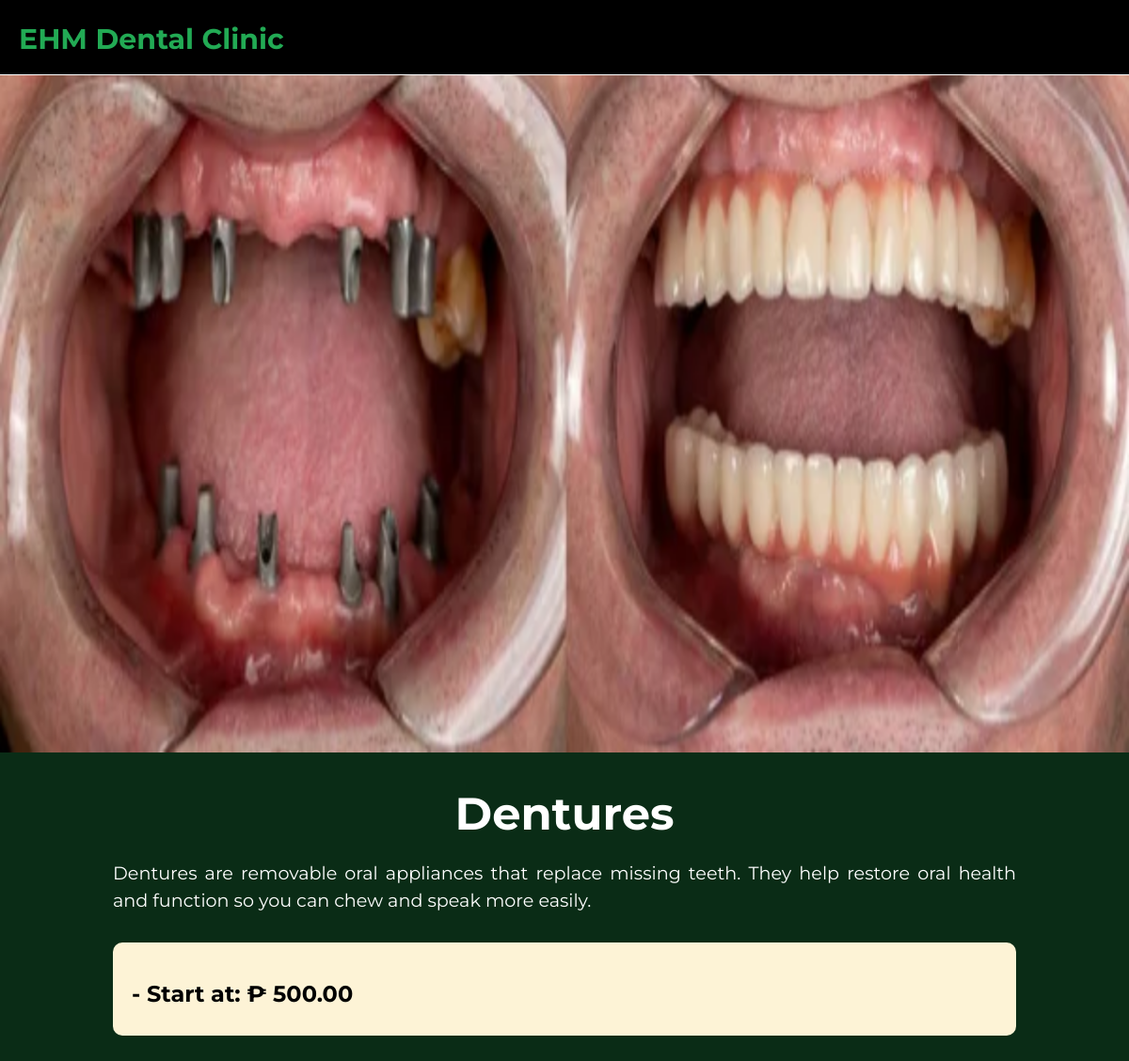
The app's page /HOME_PAGE/SERVICES/Dentures.php, older data.
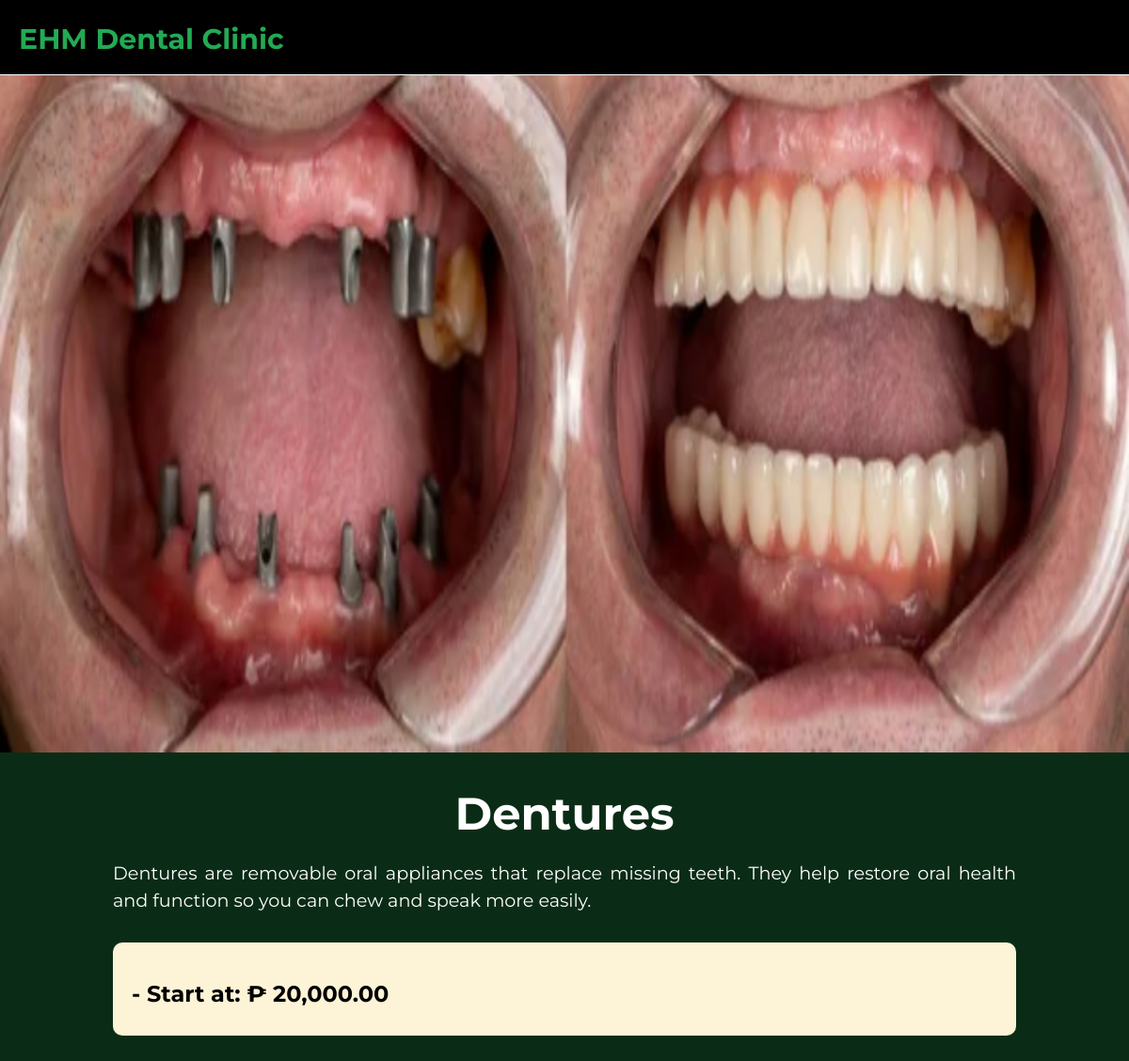
The same page, newer data.
### tables this page shows
CREATE TABLE `tbl_services` (
  `id` int(11) NOT NULL,
  `service_image` varchar(255) NOT NULL,
  `service_name` varchar(100) NOT NULL,
  `service_description` text NOT NULL,
  `price` decimal(10,2) NOT NULL
);

### HOME_PAGE/SERVICES/Dentures.php (the view, shortened to what this page needs)
<?php
include("../../dbcon.php");
$service_name = isset($_GET['service_name']) ? htmlspecialchars($_GET['service_name']) : 'Dentures';
$sql = "SELECT * FROM tbl_services WHERE service_name = ?";
$stmt = $con->prepare($sql);
$stmt->bind_param("s", $service_name);
$stmt->execute();
$result = $stmt->get_result();
if ($result->num_rows > 0) {
  $row = $result->fetch_assoc();
  $service_description = $row['service_description'];
  $price = number_format($row['price'], 2);
  $service_image = !empty($row['service_image']) ? basename($row['service_image']) : 'default.jpg';
} else {
  echo "Service not found.";
  exit;
}
?>
<!DOCTYPE html>
<html lang="en">
<head>
  <link rel="stylesheet" href="style.css">
  <link rel="stylesheet" href="master.css">
</head>
<body>
  <nav>
    <a href="../Home_page.php#Services">
      <div class="logo">
        <h1>EHM Dental Clinic</h1>
      </div>
    </a>
  </nav>
  <div class="img-container">
    <img src="/DENTAL/HOME_PAGE/SERVICES/SERVICES_IMAGES/<?php echo htmlspecialchars(basename($service_image)); ?>"
      alt="<?php echo htmlspecialchars($service_name); ?>"
      onerror="this.src='/DENTAL/HOME_PAGE/SERVICES/SERVICES_IMAGES/default.jpg';">
  </div>
  <div class="container">
    <h1><?php echo htmlspecialchars($service_name); ?></h1>
    <p><?php echo htmlspecialchars($service_description); ?></p>
    <div class="price-item">
      <h2>
        - Start at: ₱ <?php echo $price; ?>
      </h2>
    </div>
  </div>
</body>
</html>

Row changes from the older to the newer data that the page shows:
changed tbl_services: price "500.00" → "20,000.00"
